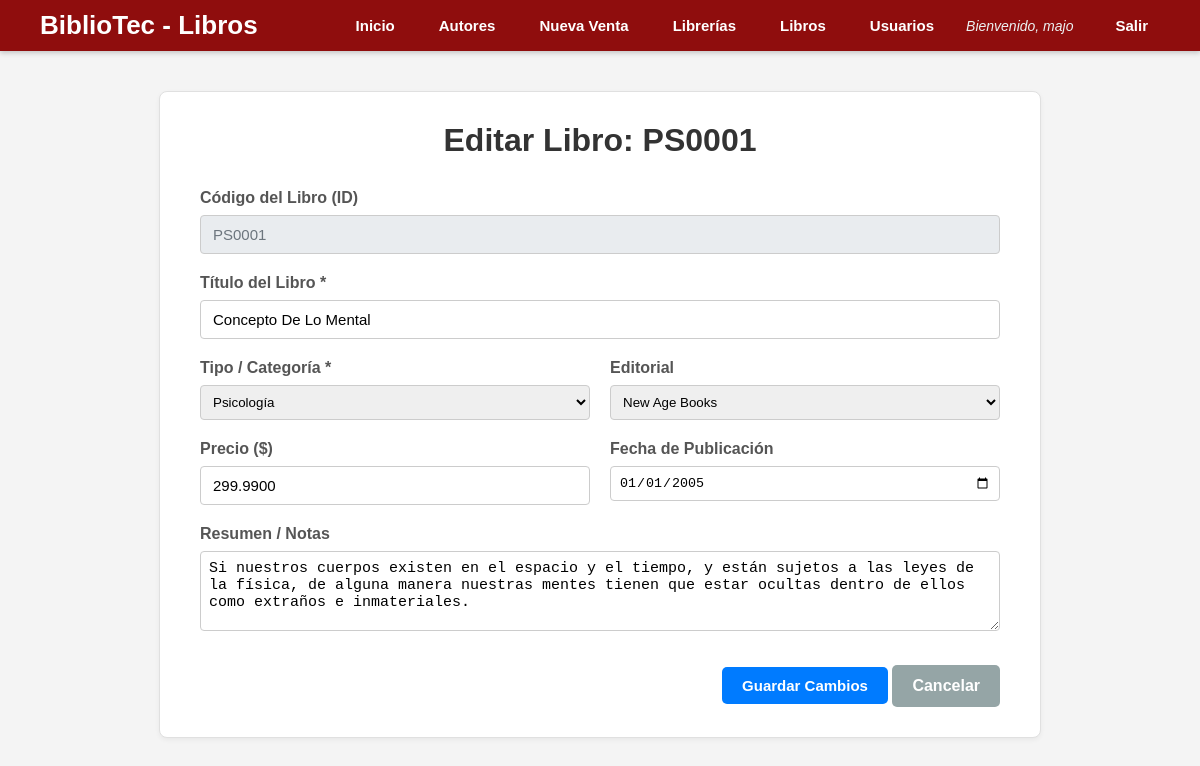
The page /editar_libro.php?id=PS0001 (signed in) on the database its author committed.
### tables this page shows
CREATE TABLE `titles` (
  `title_id` varchar(6) NOT NULL,
  `title` varchar(80) NOT NULL,
  `type` char(12) NOT NULL DEFAULT 'UNDECIDED',
  `pub_id` char(4) DEFAULT NULL,
  `price` decimal(10,4) DEFAULT NULL,
  `advance` decimal(10,4) DEFAULT NULL,
  `royalty` int(11) DEFAULT NULL,
  `ytd_sales` int(11) DEFAULT NULL,
  `notes` varchar(200) DEFAULT NULL,
  `pubdate` datetime NOT NULL DEFAULT current_timestamp()
);

CREATE TABLE `publishers` (
  `pub_id` char(4) NOT NULL,
  `pub_name` varchar(40) DEFAULT NULL,
  `city` varchar(20) DEFAULT NULL,
  `state` char(2) DEFAULT NULL,
  `country` varchar(30) DEFAULT 'USA'
);

### editar_libro.php (the view, shortened to what this page needs)
<?php
require 'conexion.php';
$id_libro = $_GET['id'];
try {
    $stmt = $pdo->prepare("SELECT * FROM titles WHERE title_id = :id");
    $stmt->execute([':id' => $id_libro]);
    $libro = $stmt->fetch(PDO::FETCH_ASSOC);
    $stmt_pub = $pdo->query("SELECT pub_id, pub_name FROM publishers ORDER BY pub_name");
    $publishers = $stmt_pub->fetchAll(PDO::FETCH_ASSOC);
} catch (PDOException $e) {
    die("Error al cargar datos: " . $e->getMessage());
}
?>
<!DOCTYPE html>
<html lang="es">
<head>
    <link rel="stylesheet" href="estilo.css">
</head>
<body>
    <header>
        <div class="header-container">
            <h1>BiblioTec - Libros</h1>
            <nav>
                <ul>
                    <li><a href="dashboard.php">Inicio</a></li>
                    <li><a href="autores.php">Autores</a></li>
                    <li><a href="ventas.php">Nueva Venta</a></li>
                    <li><a href="librerias.php">Librerías</a></li>
                    <li><a href="libros.php">Libros</a></li>
                    <li><a href="usuarios.php">Usuarios</a></li>
                    <li class="user-welcome">Bienvenido, <?php echo htmlspecialchars($_SESSION['user_name']); ?></li>
                    <li><a href="logout.php">Salir</a></li>
                </ul>
            </nav>
        </div>
    </header>
    <main class="main-content">
        <div class="form-container">
            <h2>Editar Libro: <?php echo htmlspecialchars($libro['title_id']); ?></h2>
            <form action="editar_libro.php?id=<?php echo $id_libro; ?>" method="POST">
                <div class="form-group">
                    <label for="title_id">Código del Libro (ID)</label>
                    <input type="text" id="title_id" name="title_id"
                           value="<?php echo htmlspecialchars($libro['title_id']); ?>" readonly>
                </div>
                <div class="form-group">
                    <label for="title">Título del Libro *</label>
                    <input type="text" id="title" name="title" required
                           value="<?php echo htmlspecialchars($libro['title']); ?>">
                </div>
                <div class="form-row">
                    <div class="form-group">
                        <label for="type">Tipo / Categoría *</label>
                        <select id="type" name="type" required>
                            <option value="psychology" <?php echo ($libro['type'] == 'psychology') ? 'selected' : ''; ?>>Psicología</option>
                        </select>
                    </div>
                    <div class="form-group">
                        <label for="pub_id">Editorial</label>
                        <select id="pub_id" name="pub_id">
                            <?php foreach ($publishers as $pub): ?>
                                <option value="<?php echo $pub['pub_id']; ?>"
                                    <?php echo ($pub['pub_id'] == $libro['pub_id']) ? 'selected' : ''; ?>>
                                    <?php echo htmlspecialchars($pub['pub_name']); ?>
                                </option>
                            <?php endforeach; ?>
                        </select>
                    </div>
                </div>
                <div class="form-row">
                    <div class="form-group">
                        <label for="price">Precio ($)</label>
                        <input type="number" id="price" name="price" step="0.01" min="0"
                               value="<?php echo htmlspecialchars($libro['price']); ?>">
                    </div>
                    <div class="form-group">
                        <label for="pubdate">Fecha de Publicación</label>
                        <input type="date" id="pubdate" name="pubdate"
                               value="<?php echo date('Y-m-d', strtotime($libro['pubdate'])); ?>">
                    </div>
                </div>
                <div class="form-group">
                    <label for="notes">Resumen / Notas</label>
                    <textarea id="notes" name="notes" rows="3"><?php echo htmlspecialchars($libro['notes']); ?></textarea>
                </div>
                <div class="form-actions">
                    <button type="submit" class="btn-primary">Guardar Cambios</button>
                    <a href="libros.php" class="btn-dashboard btn-historial">Cancelar</a>
                </div>
            </form>
        </div>
    </main>
</body>
</html>

### estilo.css (style rules this page uses)
body { font-family: Arial, sans-serif; margin: 0; padding: 0; background-color: #f4f4f4; }
header { background-color: #8f0d0d; color: white; padding: 10px 40px; box-shadow: 0 2px 5px rgba(0, 0, 0, 0.2); }
.header-container { display: flex; justify-content: space-between; align-items: center; max-width: 1200px; margin: 0 auto; }
header h1 { margin: 0; font-size: 26px; }
nav ul { margin: 0; padding: 0; list-style: none; display: flex; align-items: center; }
nav li { margin-left: 20px; }
nav a { text-decoration: none; color: white; font-weight: bold; font-size: 15px; padding: 8px 12px; border-radius: 4px; transition: background-color 0.3s ease; }
.user-welcome { color: #ecf0f1; font-style: italic; font-size: 14px; margin-right: 10px; }
.main-content { max-width: 1100px; margin: 40px auto; padding: 0 20px; }
.main-content h2 { font-size: 32px; color: #2d3748; margin-bottom: 30px; text-align: center; }
.btn-dashboard { display: inline-block; text-decoration: none; color: white; padding: 12px 20px; border-radius: 5px; font-weight: bold; transition: background-color 0.3s ease; }
.btn-historial { background-color: #95a5a6; }
.form-container { max-width: 800px; margin: 0 auto; background-color: #ffffff; border: 1px solid #e0e0e0; border-radius: 8px; box-shadow: 0 2px 5px rgba(0, 0, 0, 0.05); padding: 30px 40px; }
.form-container h2 { text-align: center; margin-top: 0; margin-bottom: 30px; color: #333; }
.form-group { margin-bottom: 20px; }
.form-group label { display: block; margin-bottom: 8px; font-weight: bold; color: #555; }
.form-group input[type="text"], .form-group input[type="password"], .form-group input[type="email"], .form-group input[type="number"], .form-group textarea { width: 100%; padding: 10px 12px; border: 1px solid #ccc; border-radius: 4px; box-sizing: border-box; font-size: 15px; }
.form-group input[readonly] { background-color: #e9ecef; cursor: not-allowed; color: #6c757d; }
.form-group textarea { resize: vertical; min-height: 80px; }
.form-row { display: flex; gap: 20px; }
.form-row .form-group { flex: 1; }
.form-actions { margin-top: 30px; text-align: right; }
.form-actions button { padding: 10px 20px; font-size: 15px; font-weight: bold; border: none; border-radius: 5px; cursor: pointer; margin-left: 10px; transition: background-color 0.3s ease; }
.btn-primary { background-color: #007bff; color: white; }

### editar_libro.php (style rules this page uses)
.form-group input, .form-group select, .form-group textarea { width: 100%; padding: 8px; box-sizing: border-box; border: 1px solid #ccc; border-radius: 4px; }

### rows shown on the page
titles: title_id "PS0001", title "Concepto De Lo Mental", type "Psicología", pub_id "New Age Books", price "299.9900", pubdate "01/01/2005", notes "Si nuestros cuerpos existen en el espacio y el tiempo, y están sujetos a las leyes de la física, de alguna manera nuestras mentes tienen que estar ocultas dentro de ellos como extraños e inmateriales."

### other values the page prints
$_SESSION['user_name'] "majo"
